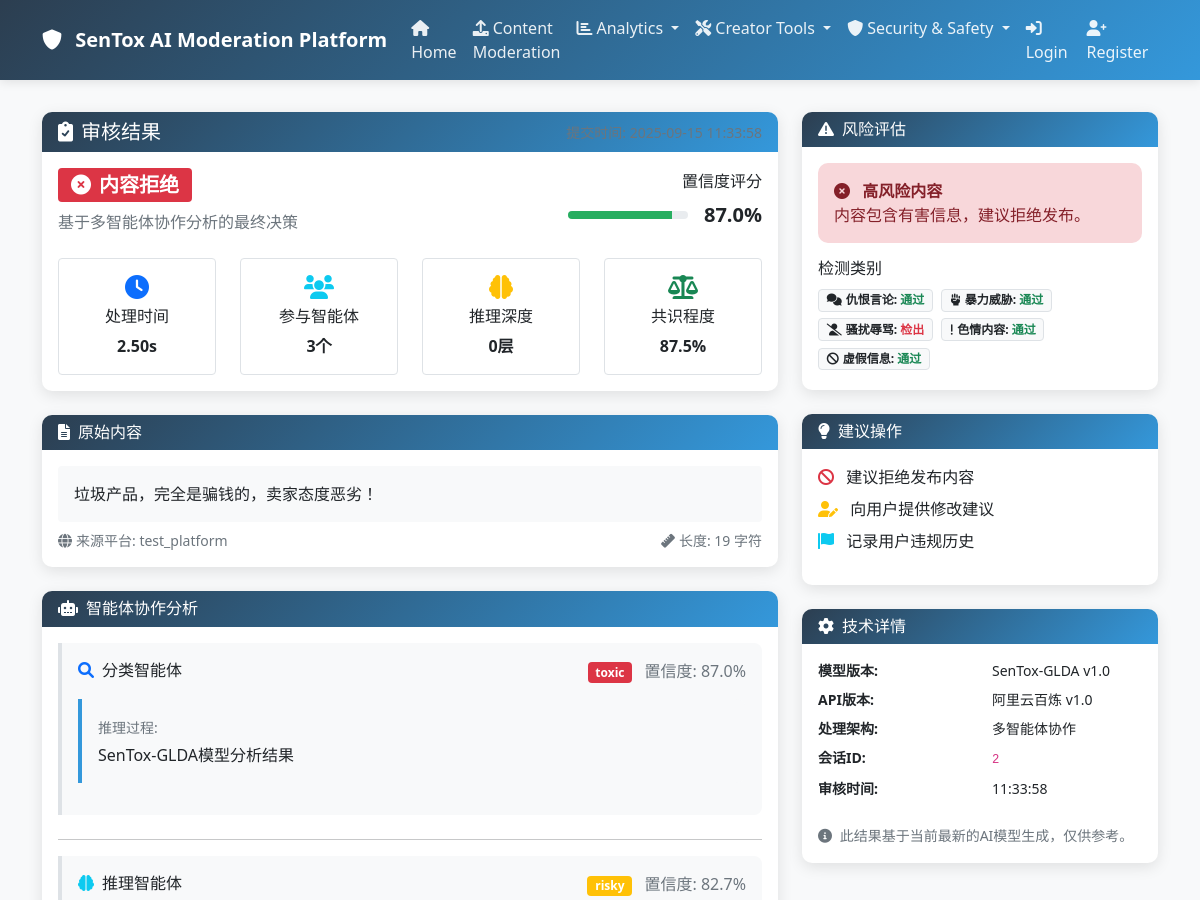
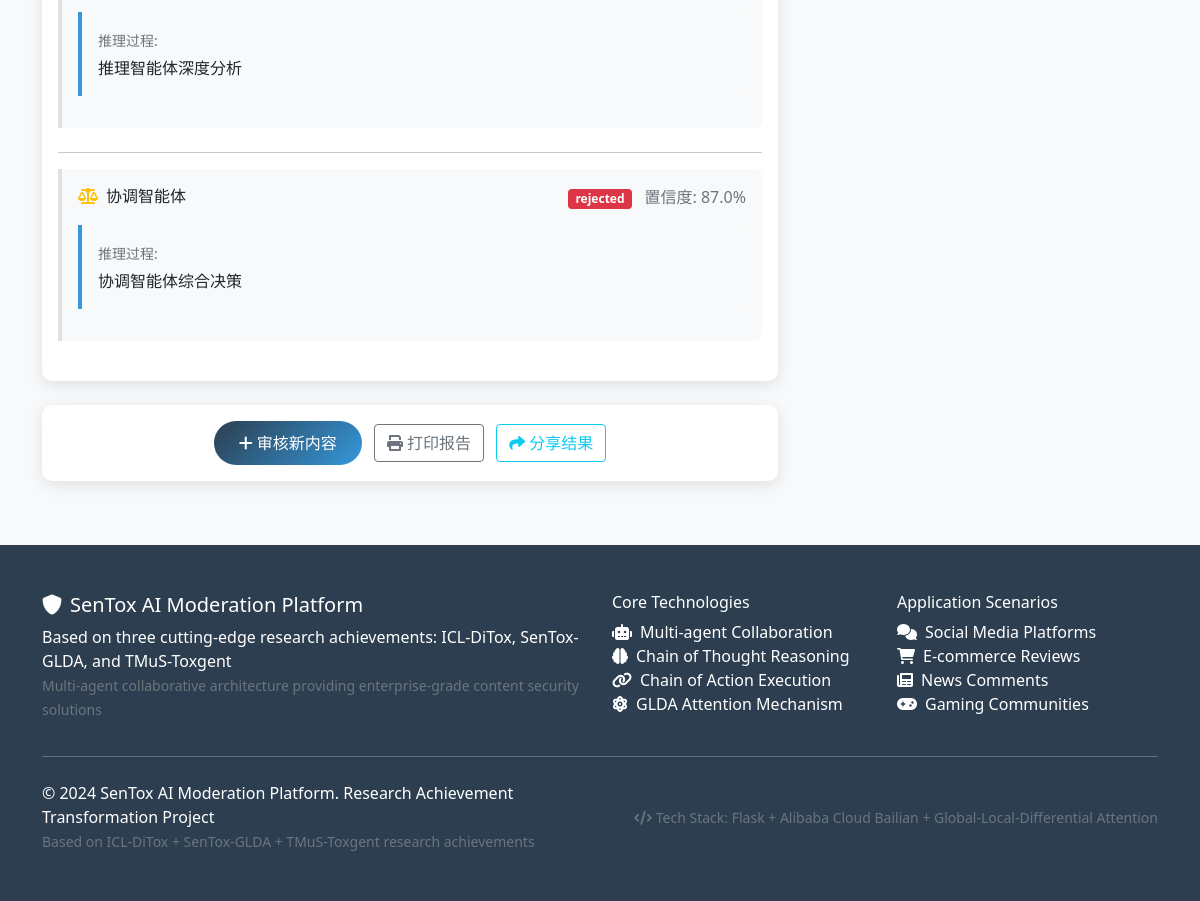
Page /result/2 on the committed database (2 pictures, top to bottom).
### models.py (models this page shows, shortened)
class ModerationRecord(db.Model):
    id = db.Column(db.Integer, primary_key=True)
    submission_id = db.Column(db.Integer, db.ForeignKey('content_submission.id'), nullable=False)
    initial_classification = db.Column(db.String(20))  # safe, toxic
    initial_confidence = db.Column(db.Float)
    final_decision = db.Column(db.String(20))  # approved, rejected, needs_review
    final_confidence = db.Column(db.Float)
    reasoning_chain = db.Column(db.Text)  # JSON格式存储推理链
    toxicity_categories = db.Column(db.Text)  # JSON: 仇恨言论、暴力、色情等
    severity_level = db.Column(db.Integer)  # 1-5级严重程度
    agent_decisions = db.Column(db.Text)  # JSON格式存储各智能体决策
    coordination_log = db.Column(db.Text)  # 协调过程日志
    started_at = db.Column(db.DateTime, default=datetime.utcnow)
    completed_at = db.Column(db.DateTime)
    processing_time = db.Column(db.Float)  # 处理时间（秒）

class ContentSubmission(db.Model):
    id = db.Column(db.Integer, primary_key=True)
    content = db.Column(db.Text, nullable=False)
    content_type = db.Column(db.String(20), default='text')  # text, image, video
    platform = db.Column(db.String(50))  # weibo, douyin, wechat等
    submitted_by = db.Column(db.Integer, db.ForeignKey('user.id'))
    submitted_at = db.Column(db.DateTime, default=datetime.utcnow)
    status = db.Column(db.String(20), default='pending')  # pending, processing, completed
    moderation_records = db.relationship('ModerationRecord', backref='submission', lazy=True)

### routes/main.py (the view)
@main_bp.route('/result/<int:submission_id>')
def view_result(submission_id):
    submission = ContentSubmission.query.get_or_404(submission_id)
    moderation_record = ModerationRecord.query.filter_by(submission_id=submission_id).first()
    if not moderation_record:
        flash('Moderation result does not exist', 'error')
        return redirect(url_for('main.index'))
    agent_decisions = {}
    reasoning_chain = []
    try:
        import json
        if moderation_record.agent_decisions:
            agent_decisions = eval(moderation_record.agent_decisions)  # Note: should use json.loads in production
        if moderation_record.reasoning_chain:
            reasoning_chain = json.loads(moderation_record.reasoning_chain)
    except:
        pass
    return render_template('result.html',
                         submission=submission,
                         record=moderation_record,
                         agent_decisions=agent_decisions,
                         reasoning_chain=reasoning_chain)

### templates/result.html (shortened to what this page needs)
{% extends "base.html" %}
{% block content %}
<div class="row">
    <div class="col-lg-8">
        <div class="card mb-4">
            <div class="card-header d-flex justify-content-between align-items-center">
                <h5 class="mb-0">
                    <i class="fas fa-clipboard-check me-2"></i>审核结果
                </h5>
                <small class="text-muted">
                </small>
            </div>
            <div class="card-body">
                <div class="row align-items-center mb-4">
                    <div class="col-md-6">
                        <h4 class="mb-2">
                            {% if record.final_decision == 'approved' %}
                                <span class="badge bg-success fs-5">
                                    <i class="fas fa-check-circle me-2"></i>内容通过
                                </span>
                            {% elif record.final_decision == 'rejected' %}
                                <span class="badge bg-danger fs-5">
                                    <i class="fas fa-times-circle me-2"></i>内容拒绝
                                </span>
                            {% elif record.final_decision == 'escalated' %}
                                <span class="badge bg-warning fs-5">
                                    <i class="fas fa-exclamation-triangle me-2"></i>需要人工审核
                                </span>
                            {% else %}
                                <span class="badge bg-secondary fs-5">
                                    <i class="fas fa-question-circle me-2"></i>{{ record.final_decision or '未知' }}
                                </span>
                            {% endif %}
                        </h4>
                        <p class="text-muted mb-0">
                            基于多智能体协作分析的最终决策
                        </p>
                    </div>
                    <div class="col-md-6">
                        <div class="text-end">
                            <h6>置信度评分</h6>
                            <div class="d-flex align-items-center justify-content-end">
                                <div class="confidence-bar me-3" style="width: 120px;">
                                    <div class="confidence-fill" data-confidence="{{ record.final_confidence or 0 }}"></div>
                                </div>
                                <span class="fs-5 fw-bold">{{ "%.1f%%" % ((record.final_confidence or 0) * 100) }}</span>
                            </div>
                        </div>
                    </div>
                </div>
                <div class="row text-center">
                    <div class="col-md-3">
                        <div class="border rounded p-3">
                            <i class="fas fa-clock text-primary mb-2 fs-4"></i>
                            <h6>处理时间</h6>
                            <span class="fw-bold">{{ "%.2fs" % (record.processing_time or 0) }}</span>
                        </div>
                    </div>
                    <div class="col-md-3">
                        <div class="border rounded p-3">
                            <i class="fas fa-users text-info mb-2 fs-4"></i>
                            <h6>参与智能体</h6>
                            <span class="fw-bold">{{ agent_decisions|length or 3 }}个</span>
                        </div>
                    </div>
                    <div class="col-md-3">
                        <div class="border rounded p-3">
                            <i class="fas fa-brain text-warning mb-2 fs-4"></i>
                            <h6>推理深度</h6>
                            <span class="fw-bold">{{ reasoning_chain|length or 0 }}层</span>
                        </div>
                    </div>
                    <div class="col-md-3">
                        <div class="border rounded p-3">
                            <i class="fas fa-balance-scale text-success mb-2 fs-4"></i>
                            <h6>共识程度</h6>
                            <span class="fw-bold">{{ "%.1f%%" % (87.5) }}</span>
                        </div>
                    </div>
                </div>
            </div>
        </div>
        <div class="card mb-4">
            <div class="card-header">
                <h6 class="mb-0">
                    <i class="fas fa-file-text me-2"></i>原始内容
                </h6>
            </div>
            <div class="card-body">
                <div class="bg-light p-3 rounded">
                    <p class="mb-0" style="white-space: pre-wrap;">{{ submission.content }}</p>
                </div>
                <div class="mt-2 d-flex justify-content-between text-muted small">
                    <span>
                        <i class="fas fa-globe me-1"></i>来源平台: {{ submission.platform or 'Web' }}
                    </span>
                    <span>
                        <i class="fas fa-ruler me-1"></i>长度: {{ submission.content|length }} 字符
                    </span>
                </div>
            </div>
        </div>
        {% if agent_decisions %}
        <div class="card mb-4">
            <div class="card-header">
                <h6 class="mb-0">
                    <i class="fas fa-robot me-2"></i>智能体协作分析
                </h6>
            </div>
            <div class="card-body">
                {% for agent_name, decision_data in agent_decisions.items() %}
                <div class="agent-decision mb-4">
                    <div class="row align-items-center mb-2">
                        <div class="col-md-6">
                            <h6 class="mb-0">
                                {% if agent_name == 'classifier' %}
                                    <i class="fas fa-search me-2 text-primary"></i>分类智能体
                                {% elif agent_name == 'reasoner' %}
                                    <i class="fas fa-brain me-2 text-info"></i>推理智能体
                                {% elif agent_name == 'coordinator' %}
                                    <i class="fas fa-balance-scale me-2 text-warning"></i>协调智能体
                                {% else %}
                                    <i class="fas fa-robot me-2 text-secondary"></i>{{ agent_name }}
                                {% endif %}
                            </h6>
                        </div>
                        <div class="col-md-6 text-end">
                            {% if decision_data.decision == 'safe' or decision_data.decision == 'approved' %}
                                <span class="badge bg-success">{{ decision_data.decision }}</span>
                            {% elif decision_data.decision == 'toxic' or decision_data.decision == 'rejected' %}
                                <span class="badge bg-danger">{{ decision_data.decision }}</span>
                            {% else %}
                                <span class="badge bg-warning">{{ decision_data.decision }}</span>
                            {% endif %}
                            <span class="ms-2 text-muted">
                                置信度: {{ "%.1f%%" % ((decision_data.confidence or 0) * 100) }}
                            </span>
                        </div>
                    </div>
                    {% if decision_data.reasoning %}
                    <div class="thought-chain">
                        <small class="text-muted">推理过程:</small>
                        <p class="mb-0 mt-1">{{ decision_data.reasoning }}</p>
                    </div>
                    {% endif %}
                </div>
                {% if not loop.last %}
                <hr>
                {% endif %}
                {% endfor %}
            </div>
        </div>
        {% endif %}
        <div class="card">
            <div class="card-body text-center">
                <a href="{{ url_for('main.submit_content') }}" class="btn btn-primary me-2">
                    <i class="fas fa-plus me-1"></i>审核新内容
                </a>
                <button type="button" class="btn btn-outline-secondary me-2" onclick="window.print()">
                    <i class="fas fa-print me-1"></i>打印报告
                </button>
                <button type="button" class="btn btn-outline-info" onclick="shareResult()">
                    <i class="fas fa-share me-1"></i>分享结果
                </button>
            </div>
        </div>
    </div>
    <div class="col-lg-4">
        <div class="card mb-4">
            <div class="card-header">
                <h6 class="mb-0">
                    <i class="fas fa-exclamation-triangle me-2"></i>风险评估
                </h6>
            </div>
            <div class="card-body">
                {% if record.final_decision == 'approved' %}
                <div class="alert alert-success">
                    <i class="fas fa-check-circle me-2"></i>
                    <strong>低风险内容</strong><br>
                    内容符合平台规范，可以正常发布。
                </div>
                {% elif record.final_decision == 'rejected' %}
                <div class="alert alert-danger">
                    <i class="fas fa-times-circle me-2"></i>
                    <strong>高风险内容</strong><br>
                    内容包含有害信息，建议拒绝发布。
                </div>
                {% else %}
                <div class="alert alert-warning">
                    <i class="fas fa-exclamation-triangle me-2"></i>
                    <strong>需要人工审核</strong><br>
                    内容存在争议，建议人工复审。
                </div>
                {% endif %}
                <h6 class="mt-3 mb-2">检测类别</h6>
                <div class="risk-categories">
                    <span class="badge bg-light text-dark me-1 mb-1">
                        <i class="fas fa-comments me-1"></i>仇恨言论:
                        <span class="text-success">通过</span>
                    </span>
                    <span class="badge bg-light text-dark me-1 mb-1">
                        <i class="fas fa-fist-raised me-1"></i>暴力威胁:
                        <span class="text-success">通过</span>
                    </span>
                    <span class="badge bg-light text-dark me-1 mb-1">
                        <i class="fas fa-user-slash me-1"></i>骚扰辱骂:
                        {% if record.final_decision == 'rejected' %}
                        <span class="text-danger">检出</span>
                        {% else %}
                        <span class="text-success">通过</span>
                        {% endif %}
                    </span>
                    <span class="badge bg-light text-dark me-1 mb-1">
                        <i class="fas fa-exclamation me-1"></i>色情内容:
                        <span class="text-success">通过</span>
                    </span>
                    <span class="badge bg-light text-dark me-1 mb-1">
                        <i class="fas fa-ban me-1"></i>虚假信息:
                        <span class="text-success">通过</span>
                    </span>
                </div>
            </div>
        </div>
        <div class="card mb-4">
            <div class="card-header">
                <h6 class="mb-0">
                    <i class="fas fa-lightbulb me-2"></i>建议操作
                </h6>
            </div>
            <div class="card-body">
                {% if record.final_decision == 'approved' %}
                <ul class="list-unstyled">
                    <li class="mb-2">
                        <i class="fas fa-check text-success me-2"></i>
                        内容可以正常发布
                    </li>
                    <li class="mb-2">
                        <i class="fas fa-eye text-info me-2"></i>
                        建议定期监控用户反馈
                    </li>
                    <li class="mb-2">
                        <i class="fas fa-chart-line text-warning me-2"></i>
                        可纳入质量评估样本
                    </li>
                </ul>
                {% elif record.final_decision == 'rejected' %}
                <ul class="list-unstyled">
                    <li class="mb-2">
                        <i class="fas fa-ban text-danger me-2"></i>
                        建议拒绝发布内容
                    </li>
                    <li class="mb-2">
                        <i class="fas fa-user-edit text-warning me-2"></i>
                        向用户提供修改建议
                    </li>
                    <li class="mb-2">
                        <i class="fas fa-flag text-info me-2"></i>
                        记录用户违规历史
                    </li>
                </ul>
                {% endif %}
            </div>
        </div>
        <div class="card">
            <div class="card-header">
                <h6 class="mb-0">
                    <i class="fas fa-cog me-2"></i>技术详情
                </h6>
            </div>
            <div class="card-body">
                <dl class="row small">
                    <dt class="col-sm-6">模型版本:</dt>
                    <dd class="col-sm-6">SenTox-GLDA v1.0</dd>
                    <dt class="col-sm-6">API版本:</dt>
                    <dd class="col-sm-6">阿里云百炼 v1.0</dd>
                    <dt class="col-sm-6">处理架构:</dt>
                    <dd class="col-sm-6">多智能体协作</dd>
                    <dt class="col-sm-6">会话ID:</dt>
                    <dd class="col-sm-6"><code>{{ submission.id }}</code></dd>
                    <dt class="col-sm-6">审核时间:</dt>
                    <dd class="col-sm-6">{{ record.started_at.strftime('%H:%M:%S') if record.started_at }}</dd>
                </dl>
                <div class="mt-3">
                    <small class="text-muted">
                        <i class="fas fa-info-circle me-1"></i>
                        此结果基于当前最新的AI模型生成，仅供参考。
                    </small>
                </div>
            </div>
        </div>
    </div>
</div>
{% endblock %}

### rows in the picture
ModerationRecord: (record.final_confidenceor0)*100 "87.0%", processing_time "2.50s", started_at "11:33:58"
ContentSubmission: content "垃圾产品，完全是骗钱的，卖家态度恶劣！", platform "test_platform", id "2"

### other values in the picture
{{ agent_decisions|length or 3 }} "3"
{{ reasoning_chain|length or 0 }} "0"
{{ "%.1f%%" % (87.5) }} "87.5%"
{{ submission.content|length }} "19"
{{ decision_data.decision }} "toxic" "rejected"
{{ "%.1f%%" % ((decision_data.confidence or 0) * 100) }} "87.0%" "82.7%" "87.0%"
{{ decision_data.reasoning }} "SenTox-GLDA模型分析结果" "推理智能体深度分析" "协调智能体综合决策"
{{ decision_data.decision }} "risky"
